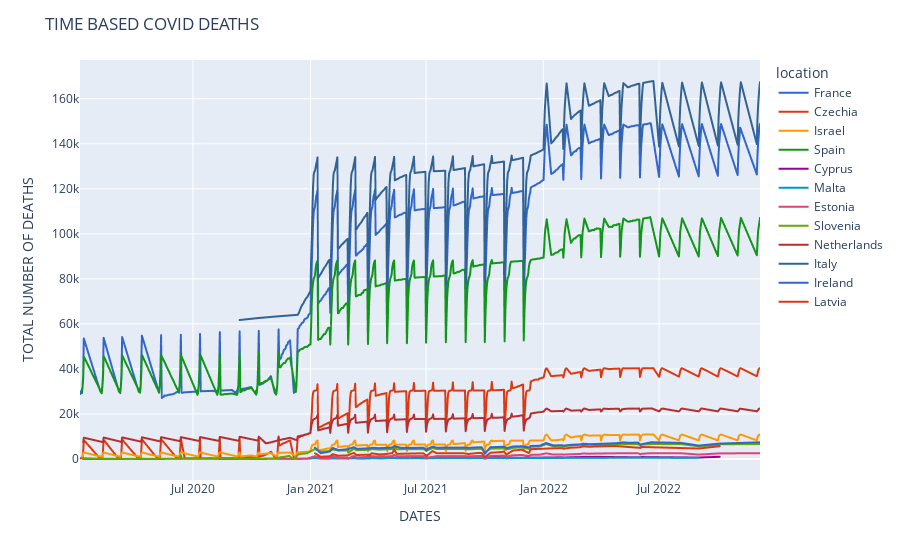

The notebook cell saved with this chart:
### Markdown cell above
### <center>TOTAL NUMBER OF DEATHS DISTRIBUTED OVER TIME</center>

### Code cell
fig = px.line(df.sort_values('date').dropna() ,x = 'date' , y= 'total_deaths',color = 'location',color_discrete_sequence=px.colors.qualitative.G10)
fig.update_layout(title = 'TIME BASED COVID DEATHS' ,yaxis_title = 'TOTAL NUMBER OF DEATHS',xaxis_title = "DATES")
fig.layout.update(showlegend = True)
fig.show()
